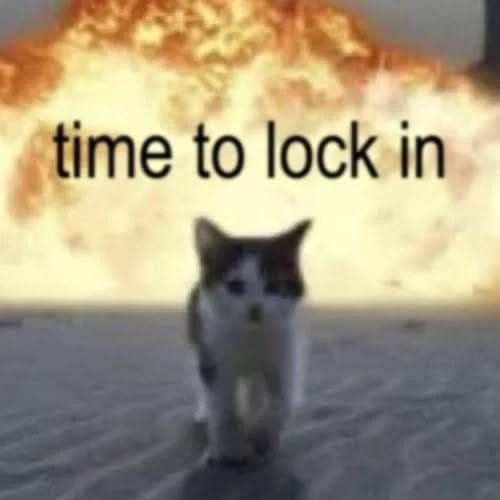
#> input picture INTRO/TiMe To LoCk In.jpeg, 500 x 500 px
$ python pcv1.py
#> lines starting #> are read from the running program, lines starting #| are printed output that depends on the picture
# -*- coding: utf-8 -*-
"""
Created on Tue Sep  8 08:20:18 2026

@author: Samuel
"""

import cv2

image = cv2.imread("TiMe To LoCk In.jpeg")
#> image is the input picture: shape (500, 500, 3); mean B, G, R 125.7, 151.5, 162.8

biru = image.copy()
biru[:, :, 1] = 0
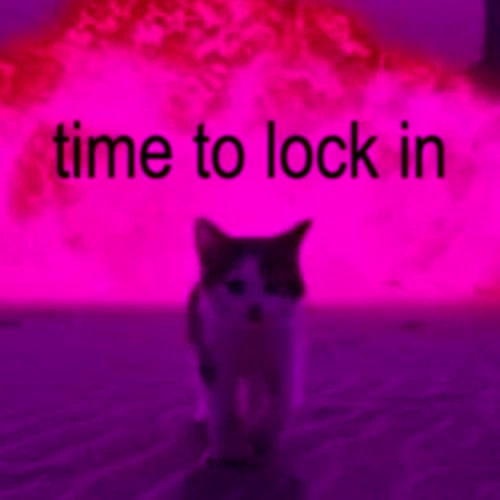
#> biru: shape (500, 500, 3); mean B, G, R 125.7, 0, 162.8
biru[:, :, 2] = 0
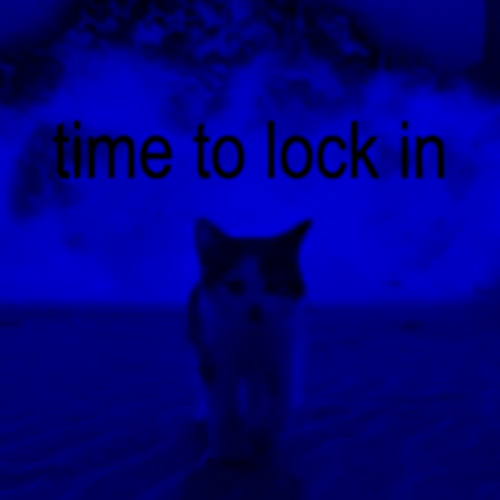
#> biru: shape (500, 500, 3); mean B, G, R 125.7, 0, 0

hijau = image.copy()
hijau[:, :, 0] = 0
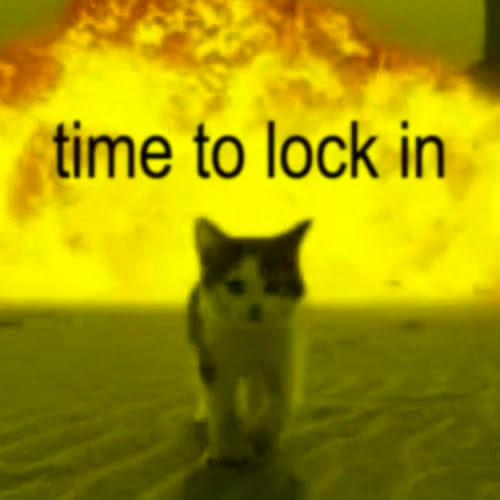
#> hijau: shape (500, 500, 3); mean B, G, R 0, 151.5, 162.8
hijau[:, :, 2] = 0
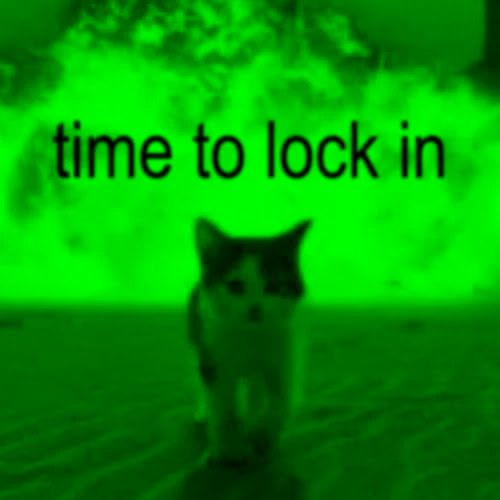
#> hijau: shape (500, 500, 3); mean B, G, R 0, 151.5, 0

merah = image.copy()
merah[:, :, 0] = 0
merah[:, :, 1] = 0
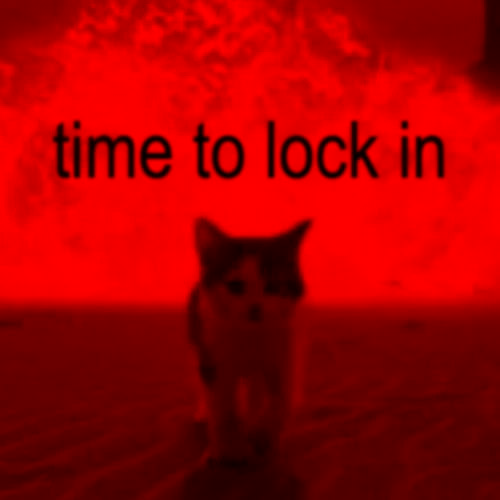
#> merah: shape (500, 500, 3); mean B, G, R 0, 0, 162.8

cv2.imshow("Biru", biru)
cv2.imshow("Hijau", hijau)
cv2.imshow("Merah", merah)

cv2.waitKey(0)
cv2.destroyAllWindows()
cv2.waitKey(1)
